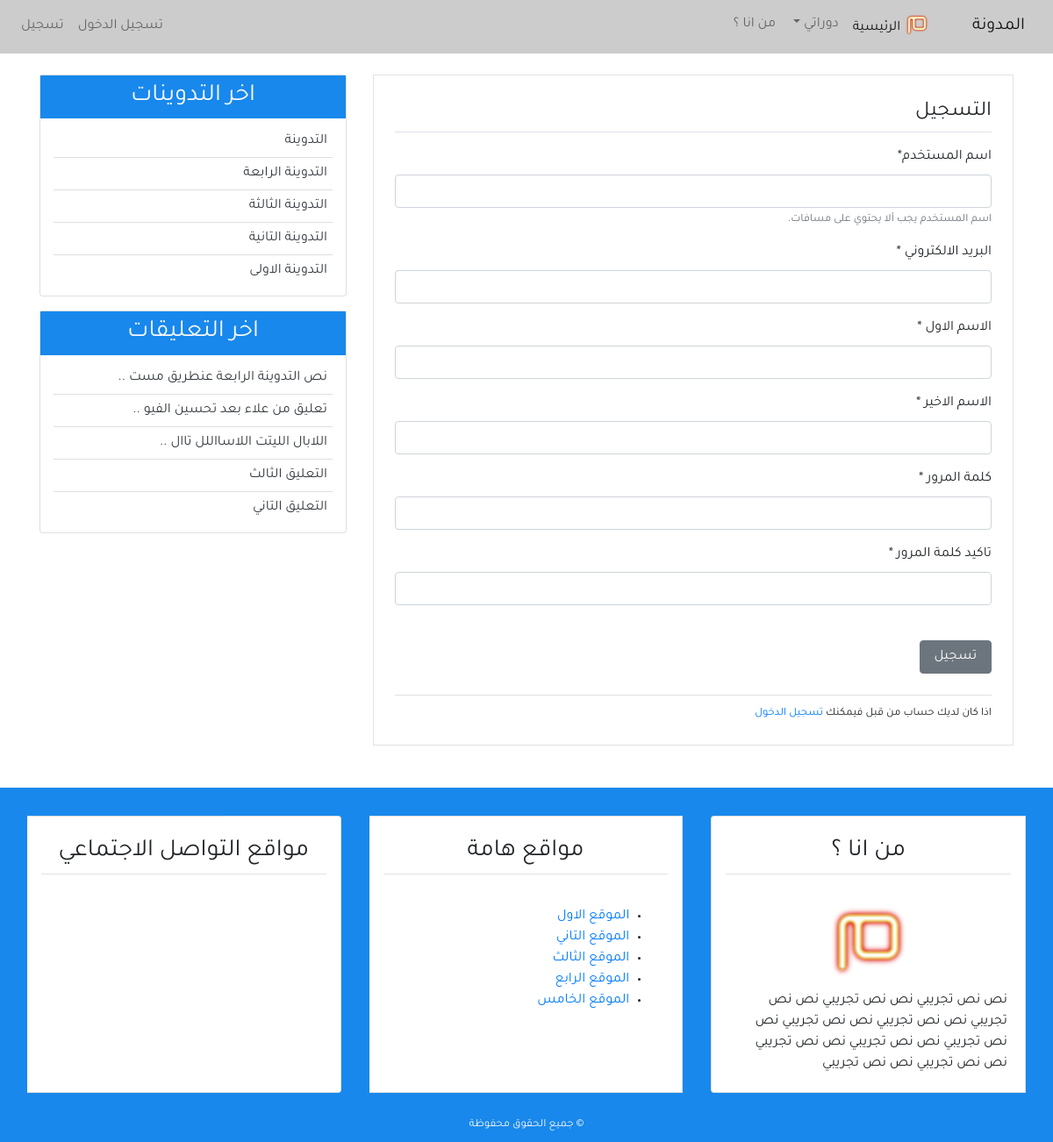
Page /register/ on the earlier database version.
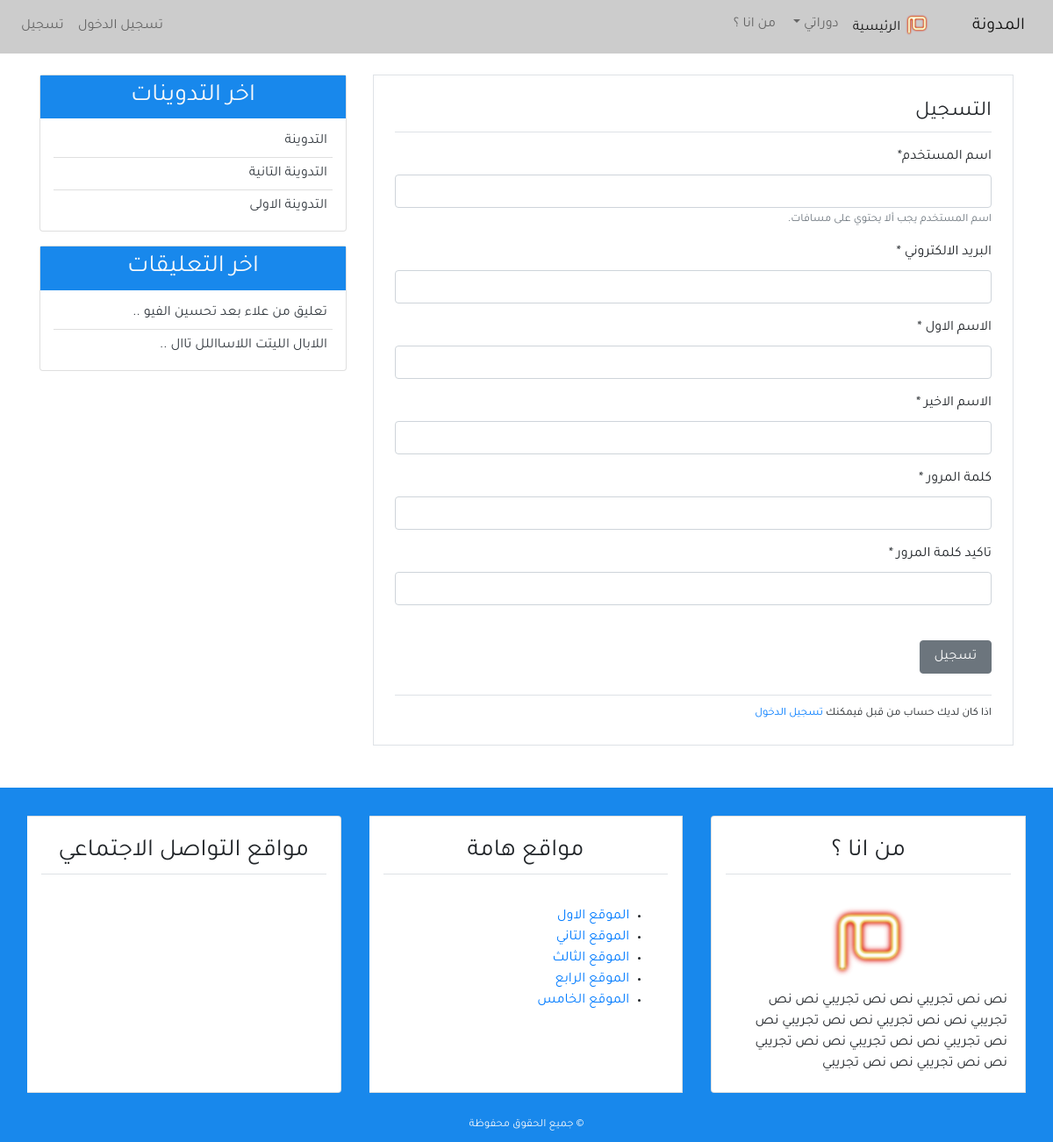
Same page on the later database version.
### blog/models.py (models this page shows, shortened)
class Post(models.Model):
    title = models.CharField(max_length=100, blank=True, null=True)
    content = models.TextField()
    post_date = models.DateTimeField(default=timezone.now )
    post_update = models.DateTimeField(auto_now = True)
    author = models.ForeignKey(User, on_delete=models.CASCADE)
    class Meta :
        ordering = ('-post_date',)

class Comment(models.Model):
    name = models.CharField(max_length=50, verbose_name ='الاسم ' )
    email = models.EmailField(verbose_name ='البريد الالكتروني')
    body = models.TextField(verbose_name =' التعليق ')
    comment_date = models.DateTimeField(auto_now_add=True)
    active = models.BooleanField(default=False)
    post = models.ForeignKey(Post, related_name='comments', on_delete=models.CASCADE)
    class Meta :
        ordering = ('-comment_date',)

### user/views.py (the view)
# urls.py: path('register/',views.register,name = 'register'),
def register(request) :
    if request.method=='POST':
        form = UserCreationForm(request.POST)
        if form.is_valid() :
            new_user = form.save(commit=False)
            new_user.set_password(form.cleaned_data['password1'])
            new_user.save()
            messages.success(
                request,' تهانينا {}  لقد تمت عملية التسجيل بنجاح  '.format(new_user)
            )
            return redirect('login')
    else :
        form = UserCreationForm()
    return render(request,'user/register.html', {
   'title' : 'التسجيل ',
   'form' :form
    })

### user/forms.py (shortened to what this page needs)
class UserCreationForm(forms.ModelForm) :
    username = forms.CharField(label = 'اسم المستخدم', max_length=50
    , help_text='اسم المستخدم يجب ألا يحتوي على مسافات.')
    email = forms.EmailField(label = ' البريد الالكتروني ')
    first_name = forms.CharField(label = 'الاسم الاول ', max_length=50)
    last_name = forms.CharField(label = 'الاسم الاخير ', max_length=50)
    password1 = forms.CharField(label = 'كلمة المرور ', max_length=50,widget =
    forms.PasswordInput(), min_length = 8)
    password2 = forms.CharField(label = 'تاكيد كلمة المرور ', max_length=50,
    widget = forms.PasswordInput(),  min_length = 8)
    class Meta :
        model = User
        fields = ('username','email','first_name','last_name','password1','password2')

### blog/templatetags/post_tag.py (called while the page is built)
@register.inclusion_tag('blog/latest_posts.html')  #decorator
def latest_posts() : #simple python function
    context ={
        'l_posts' :Post.objects.all()[0:5]
    }
    return context

@register.inclusion_tag('blog/latest_comments.html')  #decorator
def latest_comments() : #simple python function
    context ={
        'l_comments' : Comment.objects.filter(active = True)[:5],
    }
    return context

### user/templates/user/register.html (shortened to what this page needs)
{% extends 'blog/base.html' %}
{% block content %}
{% load crispy_forms_tags %}
            <div class="border p-4 mb-5 ">
                <legend class="border-bottom pb-1 mb-3"> التسجيل  </legend>
            <form method="POST">
              {{form | crispy}}
              <input class="btn btn-secondary mt-4" type="submit" value=" تسجيل ">
            </form>
            <div class="border-top mt-4 pt-2">
                <small>
اذا كان لديك حساب من قبل فيمكنك
                    <a href="{% url 'login' %}"> تسجيل الدخول  </a>
                </small>
            </div>
        </div>
{% endblock content %}

### blog/templates/blog/latest_posts.html
<ul class="list-group-flush latest-post">
    {% for post  in l_posts  %}
      <li class="list-group-item latest-post-item" >
           <a class="text-dark" href="{% url 'detail' post.pk  %}"> {{post.title}} </a>
      </li>
    {% endfor %}
</ul>

### blog/templates/blog/latest_comments.html
<ul class="list-group-flush latest-comment">
    {% for comment  in l_comments  %}
      <li class="list-group-item latest-comment-item" >
           <a class="text-dark" href="{% url 'detail' comment.post.pk  %}">
            {% if comment.body|length > 25 %}
            {{comment.body|slice:'30'}} ..
            {% else %}
            {{comment.body}}
            {% endif %}
          </a>
      </li>
      {% empty %}
      <li class="list-group-item latest-comment-item" >  لا يوجد تعليقات </li>
    {% endfor %}
</ul>

Differences in the rows shown:
removed Post: title "التدوينة الرابعة"
removed Post: title "التدوينة الثالثة"
removed Comment: body "نص التدوينة الرابعة عنطريق مست"
removed Comment: body "التعليق الثالث"
removed Comment: body "التعليق التاني"
